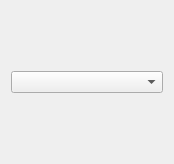
<?xml version="1.0" encoding="UTF-8"?>
<ui version="4.0">
 <class>ControlEnumberate</class>
 <widget class="QWidget" name="ControlEnumberate">
  <property name="geometry">
   <rect>
    <x>0</x>
    <y>0</y>
    <width>174</width>
    <height>164</height>
   </rect>
  </property>
  <property name="windowTitle">
   <string>Form</string>
  </property>
  <layout class="QGridLayout" name="gridLayout">
   <item row="0" column="0">
    <widget class="QComboBox" name="comboBox"/>
   </item>
  </layout>
 </widget>
 <resources/>
 <connections/>
</ui>
